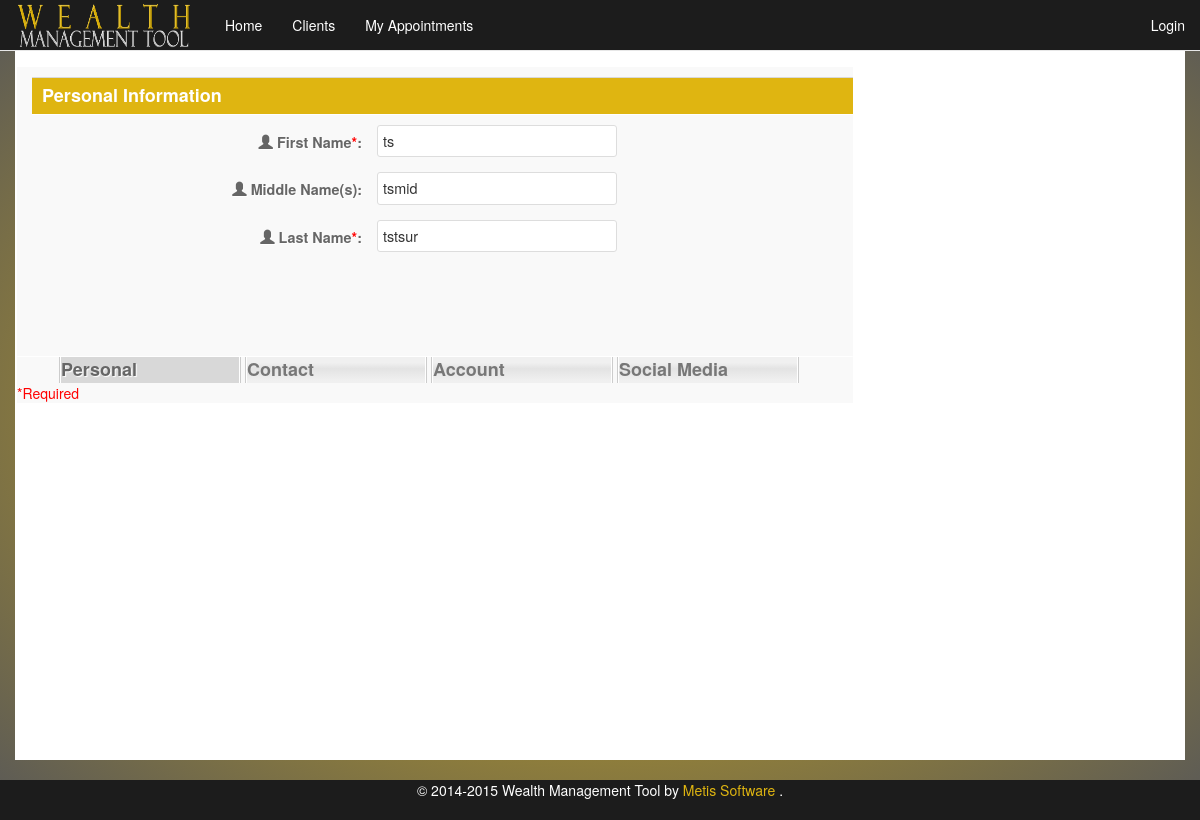
Page /edit_client/AB122256C on the earlier database version.
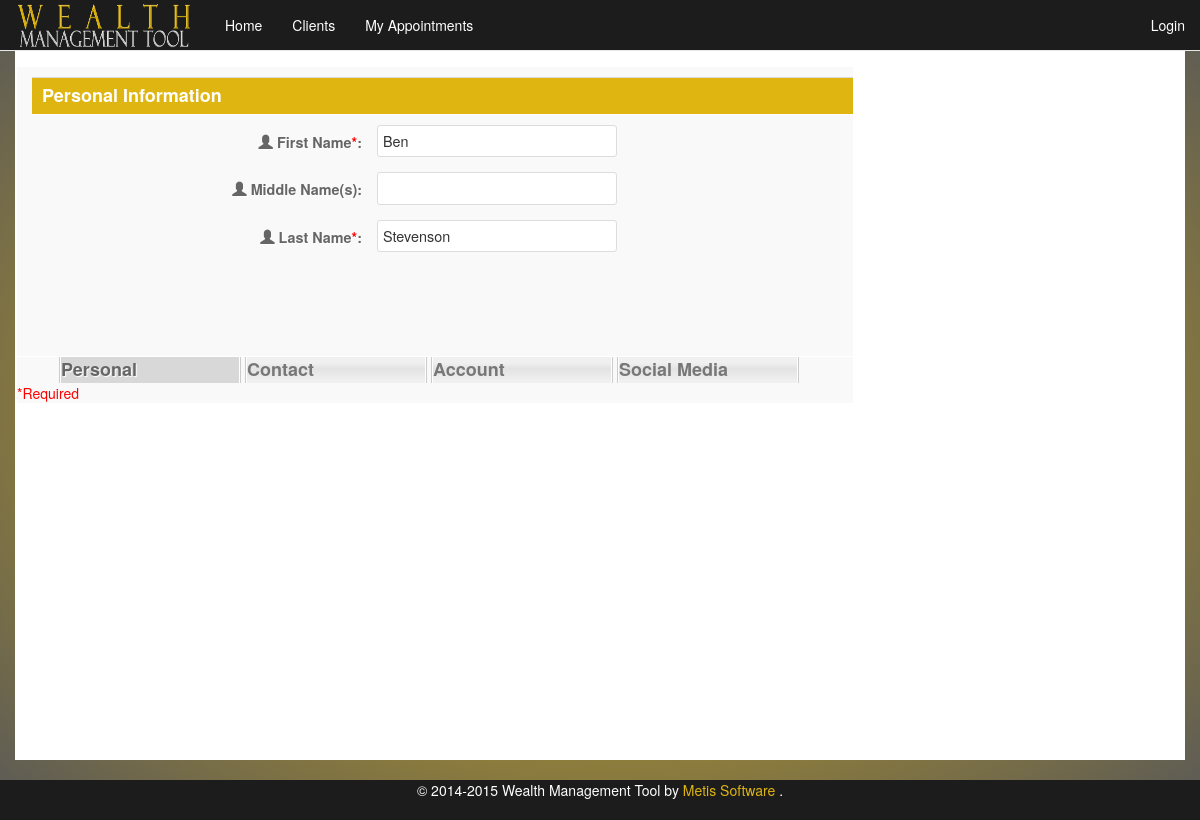
Same page on the later database version.
### wms/models.py (models this page shows, shortened)
class Client(models.Model):
    first_name = models.CharField(max_length=64)
    middle_name = models.CharField(max_length=64, blank=True)
    surname = models.CharField(max_length=64)
    image = models.ImageField(upload_to='client_images', default='/media/person-placeholder.png')
    dob = models.DateField(default="1990-01-01")
    ni_regex = RegexValidator(regex=r'^(?!BG)(?!GB)(?!NK)(?!KN)(?!TN)(?!NT)(?!ZZ)(?:[A-CEGHJ-PR-TW-Z][A-CEGHJ-NPR-TW-Z])(?:\s*\d\s*){6}([A-D]|\s)$', message="Must be in the format: 'AA999999A', restrictions to characters apply'")
    ni_number = models.CharField(max_length=9, validators=[ni_regex], primary_key=True)
    email = models.EmailField(max_length=64)
    phone_regex = RegexValidator(
        regex=r'^\+?1?\d{9,15}$',
        message="Not a valid phone number. Up to 9 digits allowed.")
    home_phone = models.CharField(
        max_length=11, validators=[phone_regex], blank=True
    )
    mob_phone = models.CharField(
        max_length=11, validators=[phone_regex], blank=True
    )
    cash = models.DecimalField(max_digits=20, decimal_places=2)
    fa = models.ForeignKey(FA)
    twitter_username = models.CharField(validators=[RegexValidator(
                                                    regex="^(\w){1,15}$",
                                                    message="Not a valid username,please remove @ and max of 15 cahracters"
                                                    )],
                                        blank=True, max_length= 15)
    twitter_widget_id = models.CharField(max_length=18, blank=True,
                                         validators=[RegexValidator(
                                             regex='[\d]{18}',
                                             message="Not a valid Twitter widget id. must be 18 digits"
                                         )])

### wms/views.py (the view)
# urls.py: url(r'^edit_client/(?P<pk>\w{9})$', EditClient.as_view(), name='edit_client'),
class EditClient(UpdateView):
    model = Client
    fields = '__all__'
    template_name = 'wms/client_update.html'
    success_url = reverse_lazy('print_clients')

### wms/templates/wms/client_update.html (shortened to what this page needs)
{% extends "wms/base_boot.html" %}
{% load staticfiles %}
{% block content %}
<link href="{%static 'wms/css/formstyle.css'%}" rel="stylesheet">
 <div id = "wrapper">
        <div id="steps">
            <form enctype="multipart/form-data" id="formElem" name="formElem" class="form-horizontal" role="form" action="" method='post'>
                <div class="col-md-3 col-sm-3 col-xs-3">
                <fieldset class = "step">
                    <legend>Personal Information</legend>
                   <div class="form-group">
                    <label class="control-label col-sm-6 col-xs-6" for="id_first_name"> <span class="glyphicon glyphicon-user" aria-hidden="true"></span> First Name<font color="Red">*</font>:</label>
                    {{ form.first_name }}
                    </div>
                    <div class="form-group">
                        <label class="control-label col-sm-6 col-xs-6" for="id_middle_name"><span class="glyphicon glyphicon-user" aria-hidden="true"></span> Middle Name(s)</font>:</label>
                        {{ form.middle_name }}
                    </div>
                    <div class="form-group">
                        <label class="control-label col-sm-6 col-xs-6" for="id_surname"><span class="glyphicon glyphicon-user" aria-hidden="true"></span> Last Name<font color="Red">*</font>:</label>
                        {{ form.surname }}
                    </div>
                </fieldset>
                </div>
            </form>
        </div>
        <div id="navigation" style="display:none;">
                    <ul>
                        <li class="selected">
                            <a href="#">Personal</a>
                        </li>
                        <li>
                            <a href="#">Contact</a>
                        </li>
                        <li>
                            <a href="#">Account</a>
                        </li>
                        <li>
                            <a href="#">Social Media</a>
                        </li>
                    </ul>
                </div>
        <font color="Red">*Required</font>
    </div>
</div>
{% endblock %}

### wms/templates/wms/base_boot.html (shortened to what this page needs)
{% load staticfiles %}
<html>
<head>
<link rel="stylesheet" type="text/css" href="{% static 'wms/css/style-bootstrap.css' %}" />
<link href="{% static "wms/css/bootstrap.css" %}" rel="stylesheet">
<link href="{% static "wms/css/magnific-popup.css" %}" rel="stylesheet" type="text/css">
<link rel="stylesheet" type="text/css" href="{% static "wms/css/jquery.fancybox.css" %}" media="screen" />
<link href="{% static "wms/css/bootstrap-sticky-footer.css" %}" rel="stylesheet">
</head>
<body>
<nav class="navbar navbar-default navbar-fixed-top" id="home">
	<div class="container-fluid">
		<div class="navbar-header">
			<a href="/" class="navbar-brand">
				<img src="{% static "wms/images/logo.png" %}" alt="Wealth Management Tool" height="54" width="180" style="margin-top: -15px;" /></a>
		</div>
		<div id="navbar" class="navbar-collapse collapse">
			<ul class="nav navbar-nav">
				<li><a id="home" href="/">Home</a></li>
				<li><a id="clients" href="/clients/">Clients</a></li>
				<li><a id="appointments" href="/appointments/">My Appointments</a></li>
			</ul>
			<ul class="nav navbar-nav navbar-right">
				{% if user.is_authenticated %}
				<li class="text-center" style="padding-top: 15px;padding-bottom: 15px;"><img src="{{ user.image.url }}" class="img-responsive img-thumbnail" style="max-width: 20px; margin-right:5px;"/>Welcome  {{ user.first_name }} {{ user.surname }}</li>
				<li ><a href="/logout">Logout</a>
				{% if user.is_staff %}
				<li><a href="/admin">Admin</a>
				{% endif %}
				</li>
				{% else %}
				<li class="login" >
				<a href="#" id="loginButton"><span>Login</span></a>
				</li>
				{% endif %}
			</ul>
		</div>
	</div>
</nav>
<div class="container" style="overflow-x: hidden">
	{% block content %}
	{% endblock %}
<footer class="footer">
		<p class="text-center" style="color:#FFFFFF;">© 2014-2015 Wealth Management Tool by  <a style="color:#dfb511;"href="http://www.metissoftware.co.uk" target="_blank"> Metis Software </a>.</p>
</footer>
</body>
</html>

### wms/static/wms/css/formstyle.css (style rules this page uses)
#wrapper { border:2px solid #fff; background-color:#f9f9f9; width:70vw; position: absolute; overflow:hidden; }
#steps { overflow:hidden; }
.step { float:left; }
#navigation { font-size: 1.5vw; background-color:#e9e9e9; border-top:1px solid #fff; -moz-border-radius:0px 0px 10px 10px; -webkit-border-bottom-left-radius:10px; -webkit-border-bottom-right-radius:10px; border-bottom-left-radius:10px; border-bottom-right-radius:10px; }
#navigation ul { list-style:none; float:center; }
#navigation ul li { float:left; border-right:1px solid #ccc; border-left:1px solid #ccc; position:relative; margin:0px 2px; }
#navigation ul li a { display:block; width:15vw; background-color:#444; color:#777; outline:none; font-weight:bold; text-decoration:none; padding:0px 0px; border-right:1px solid #fff; border-left:1px solid #fff; background:#f0f0f0; background: -webkit-gradient( linear, left bottom, left top, color-stop(0.09, rgb(240,240,240)), color-stop(0.55, rgb(227,227,227)), color-stop(0.78, rgb(240,240,240)) ); background: -moz-linear-gradient( center bottom, rgb(240,240,240) 9%, rgb(227,227,227) 55%, rgb(240,240,240) 78% ) }
#navigation ul li a:hover, #navigation ul li.selected a { background:#d8d8d8; color:#666; text-shadow:1px 1px 1px #fff; }
#steps form fieldset { border:none; padding-bottom:20px; }
#steps form legend { text-align:left; background-color:#dfb511; color:#FFF; font-size:1.5vw; font-weight:bold; float:left; width:70vw; padding:5px 0px 5px 10px; margin:10px 0px; border-bottom:1px solid #fff; border-top:1px solid #d9d9d9; }
.control-label { width:30vw; font-size: 1.2vw; text-align:right; color:#666; text-shadow:1px 1px 1px #fff; font-weight:bold; }
#steps form input:not([type=radio]), #steps form textarea, #steps form select { background: #ffffff; border: 1px solid #ddd; -moz-border-radius: 3px; -webkit-border-radius: 3px; border-radius: 3px; font-size: 1.2vw; outline: none; padding: 5px; width: 20vw; float:left; }

Differences in the rows shown:
changed Client: first_name "ts" → "Ben"; middle_name "tsmid" → (not shown); surname "tstsur" → "Stevenson"
